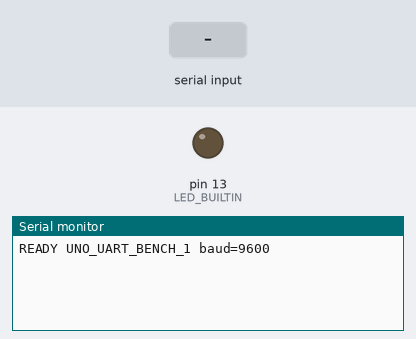
A sketch run on a simulated Arduino Uno, built with avr-gcc and run on an emulated ATmega328P. Parts: output pins drawn as LEDs (lit = HIGH), the last lines printed to the serial monitor. The inputs (shaded band) are chosen by the test bench.

Above: at 1.2 s.
1.3 s: "AUTO OFF\n" received over Serial
At 2.3 s:
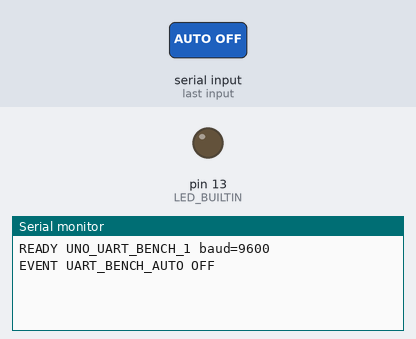
2.8 s: "AUTO ON\n" received over Serial
At 3.2 s:
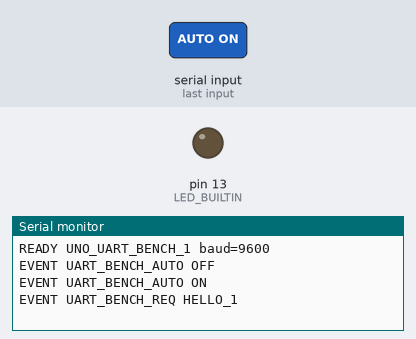
4.3 s: "1\n" received over Serial
At 4.7 s:
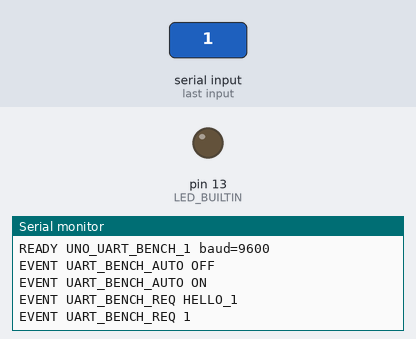
Timing chart, 0 to 7.3 s (numbered marks = the images above; inputs shaded):
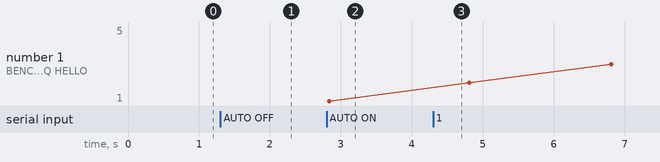

Measured:
- after the input at 1.3 s, the serial monitor: prints a new line at once (image 1)
- after the input at 2.8 s, the serial monitor: prints a new line at once (image 2)
- after the input at 4.3 s, the serial monitor: prints a new line at once (image 3)

The sketch:

UnoUartBench.ino
```cpp
#include <Arduino.h>
#include <string.h>

// USB and D0/D1 share Serial on Uno. Replies are already visible to USB;
// never echo them again, otherwise the two boards can form an endless loop.
char line[160];
uint8_t used = 0;
bool overflow = false, automatic = true;
uint32_t lastSend = 0, sequence = 0;

void sendRequest(const char *text) {
  Serial.print(F("EVENT UART_BENCH_REQ "));
  Serial.println(text);
}

void handleLine() {
  line[used] = '\0';
  if (!used || overflow) return;
  if (strncmp(line, "EVENT UART_BENCH_REPLY ", 23) == 0) {
    digitalWrite(LED_BUILTIN, !digitalRead(LED_BUILTIN));
    // One receipt marker, not another request. Also visible in USB monitor.
    Serial.print(F("EVENT UART_BENCH_RECEIVED "));
    Serial.println(line + 23);
  } else if (strcmp(line, "AUTO OFF") == 0) {
    automatic = false;
    Serial.println(F("EVENT UART_BENCH_AUTO OFF"));
  } else if (strcmp(line, "AUTO ON") == 0) {
    automatic = true;
    Serial.println(F("EVENT UART_BENCH_AUTO ON"));
  } else if (strncmp(line, "EVENT ", 6) != 0 && strncmp(line, "C ", 2) != 0) {
    sendRequest(line);
  }
}

void setup() {
  pinMode(LED_BUILTIN, OUTPUT);
  Serial.begin(9600);
  Serial.println(F("READY UNO_UART_BENCH_1 baud=9600"));
}

void loop() {
  while (Serial.available()) {
    char c = Serial.read();
    if (c == '\r') continue;
    if (c == '\n') {
      handleLine(); used = 0; overflow = false;
    } else if (used < sizeof(line) - 1) {
      line[used++] = c;
    } else overflow = true;
  }
  if (automatic && millis() - lastSend >= 2000) {
    lastSend = millis();
    char message[32];
    snprintf(message, sizeof(message), "HELLO_%lu", (unsigned long)++sequence);
    sendRequest(message);
  }
}
```
